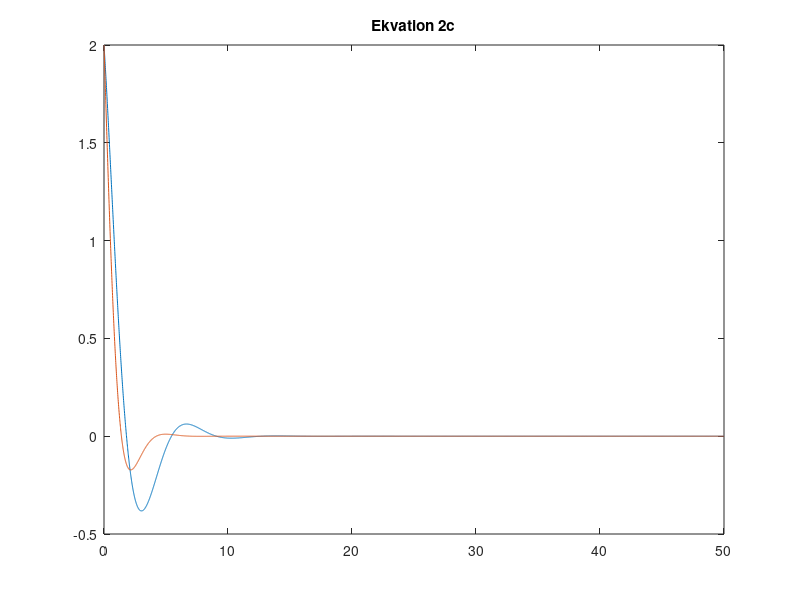

Here is the MATLAB script that generated this plot:

% a = amplitud, l = lamda, v = vinkelhastighet, d = delta,be = beta
%Ekvation 2
t = 0:0.01:50;
a = 2;
l = 0.5;
v = 1;
d = (pi/2);
be = sqrt((v^2)-(l^2));

ekvation2 = (a.*exp(1).^(-l*t)).*sin((be.*t)+d);

plot(t,ekvation2)
title('Ekvation 2');
hold on;
t = 0:0.01:50;
a = 2;
l = 1;
v = 1.5;
d = (pi/2);
be = sqrt((v^2)-(l^2));

ekvation2c = (a.*exp(1).^(-l*t)).*sin((be.*t)+d);

plot(t,ekvation2c)
title('Ekvation 2c');